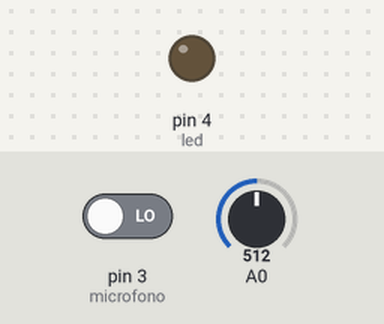
Bench run of a sketch on a simulated Arduino Uno, built with avr-gcc and run on an emulated ATmega328P. On the bench: output pins drawn as LEDs (lit = HIGH). The inputs (shaded band) are chosen by the test bench; at power-on: pin 3 (microfono) LOW, A0 = 512. What the sketch prints to the serial monitor is not drawn.

Above: at 1.2 s.
1.3 s: pin 3 (microfono) driven HIGH
At 3.8 s:
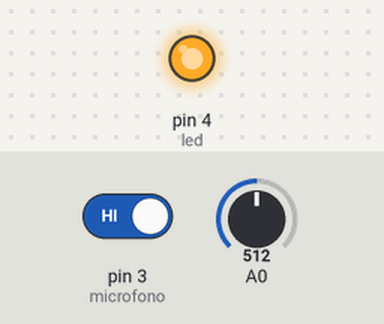
4.3 s: pin 3 (microfono) driven LOW
At 5.2 s:
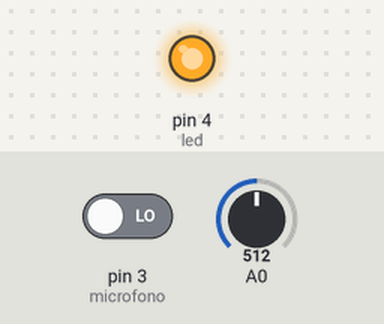
Timing chart, 0 to 7.3 s (numbered marks = the images above; inputs shaded):
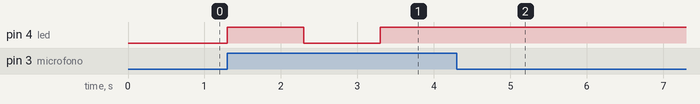

The sketch:

MICROFONO-SONIDO.ino
```cpp
//LA SALIDA ANALOGICA ES UTIL PARA SABER EL VALOR DE LA CONFIGURACION
//CUANDO UN SONIDO SUPERA EL VALOR CONFIGURADO. MANDA UNA SEÑAL AL PING DIGITAL
// ENVIA UN HIGH

int microfono = 3;

int led = 4;

bool estado;

void setup() {

  pinMode(microfono, INPUT);

  pinMode(led,OUTPUT);

  Serial.begin(9600);
}

void loop() {

  //Ver el valor de la salida analogica, para saber el valor de configuracion
  //Se puede guardar el valor para saber como lo conifiguramos.-
 Serial.println(analogRead(0));

 if(digitalRead(microfono)){

  estado = digitalRead(led);

  digitalWrite(led, !estado);

  delay(1000);

 }

}
```

Measured:
- after the input at 1.3 s, pin 4 (led): LOW → HIGH at once, → LOW 1.0 s later, → HIGH 1.0 s later
- after the input at 4.3 s, pin 4 (led): stops changing and stays HIGH
